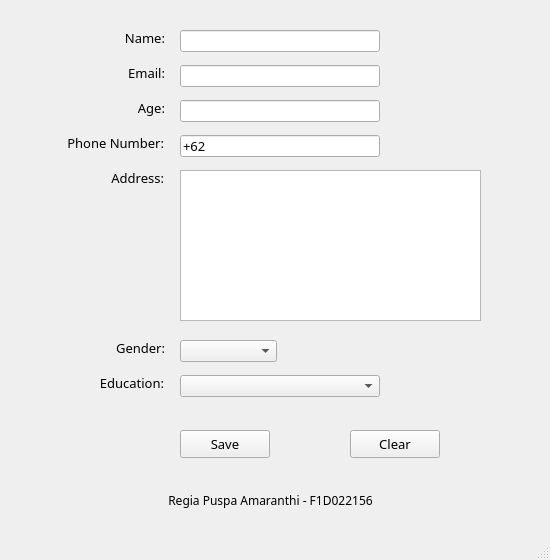
<?xml version="1.0" encoding="UTF-8"?>
<ui version="4.0">
 <class>MainWindow</class>
 <widget class="QMainWindow" name="MainWindow">
  <property name="geometry">
   <rect>
    <x>0</x>
    <y>0</y>
    <width>550</width>
    <height>560</height>
   </rect>
  </property>
  <property name="minimumSize">
   <size>
    <width>0</width>
    <height>0</height>
   </size>
  </property>
  <property name="windowTitle">
   <string>Form Validation</string>
  </property>
  <widget class="QWidget" name="centralwidget">
   <widget class="QLabel" name="label_name">
    <property name="enabled">
     <bool>true</bool>
    </property>
    <property name="geometry">
     <rect>
      <x>110</x>
      <y>30</y>
      <width>55</width>
      <height>16</height>
     </rect>
    </property>
    <property name="font">
     <font>
      <family>Dubai</family>
      <pointsize>10</pointsize>
     </font>
    </property>
    <property name="text">
     <string>Name:</string>
    </property>
    <property name="alignment">
     <set>Qt::AlignRight|Qt::AlignTrailing|Qt::AlignVCenter</set>
    </property>
   </widget>
   <widget class="QLineEdit" name="input_name">
    <property name="geometry">
     <rect>
      <x>180</x>
      <y>30</y>
      <width>200</width>
      <height>22</height>
     </rect>
    </property>
    <property name="font">
     <font>
      <family>Dubai</family>
      <pointsize>10</pointsize>
     </font>
    </property>
    <property name="text">
     <string/>
    </property>
   </widget>
   <widget class="QLabel" name="label_email">
    <property name="enabled">
     <bool>true</bool>
    </property>
    <property name="geometry">
     <rect>
      <x>110</x>
      <y>65</y>
      <width>55</width>
      <height>16</height>
     </rect>
    </property>
    <property name="font">
     <font>
      <family>Dubai</family>
      <pointsize>10</pointsize>
     </font>
    </property>
    <property name="text">
     <string>Email:</string>
    </property>
    <property name="alignment">
     <set>Qt::AlignRight|Qt::AlignTrailing|Qt::AlignVCenter</set>
    </property>
   </widget>
   <widget class="QLineEdit" name="input_email">
    <property name="geometry">
     <rect>
      <x>180</x>
      <y>65</y>
      <width>200</width>
      <height>22</height>
     </rect>
    </property>
    <property name="font">
     <font>
      <family>Dubai</family>
      <pointsize>10</pointsize>
     </font>
    </property>
   </widget>
   <widget class="QLabel" name="label_age">
    <property name="enabled">
     <bool>true</bool>
    </property>
    <property name="geometry">
     <rect>
      <x>110</x>
      <y>100</y>
      <width>55</width>
      <height>16</height>
     </rect>
    </property>
    <property name="font">
     <font>
      <family>Dubai</family>
      <pointsize>10</pointsize>
     </font>
    </property>
    <property name="text">
     <string>Age:</string>
    </property>
    <property name="alignment">
     <set>Qt::AlignRight|Qt::AlignTrailing|Qt::AlignVCenter</set>
    </property>
   </widget>
   <widget class="QLineEdit" name="input_age">
    <property name="geometry">
     <rect>
      <x>180</x>
      <y>100</y>
      <width>200</width>
      <height>22</height>
     </rect>
    </property>
    <property name="font">
     <font>
      <family>Dubai</family>
      <pointsize>10</pointsize>
     </font>
    </property>
   </widget>
   <widget class="QLabel" name="label_phone">
    <property name="enabled">
     <bool>true</bool>
    </property>
    <property name="geometry">
     <rect>
      <x>43</x>
      <y>135</y>
      <width>121</width>
      <height>16</height>
     </rect>
    </property>
    <property name="font">
     <font>
      <family>Dubai</family>
      <pointsize>10</pointsize>
     </font>
    </property>
    <property name="text">
     <string>Phone Number:</string>
    </property>
    <property name="alignment">
     <set>Qt::AlignRight|Qt::AlignTrailing|Qt::AlignVCenter</set>
    </property>
   </widget>
   <widget class="QLineEdit" name="input_phone">
    <property name="geometry">
     <rect>
      <x>180</x>
      <y>135</y>
      <width>200</width>
      <height>22</height>
     </rect>
    </property>
    <property name="font">
     <font>
      <family>Dubai</family>
      <pointsize>10</pointsize>
     </font>
    </property>
    <property name="inputMask">
     <string>+62 000 0000 0000</string>
    </property>
    <property name="text">
     <string>+62   </string>
    </property>
    <property name="maxLength">
     <number>17</number>
    </property>
   </widget>
   <widget class="QLabel" name="label_address">
    <property name="enabled">
     <bool>true</bool>
    </property>
    <property name="geometry">
     <rect>
      <x>93</x>
      <y>170</y>
      <width>71</width>
      <height>16</height>
     </rect>
    </property>
    <property name="font">
     <font>
      <family>Dubai</family>
      <pointsize>10</pointsize>
     </font>
    </property>
    <property name="text">
     <string>Address:</string>
    </property>
    <property name="alignment">
     <set>Qt::AlignRight|Qt::AlignTrailing|Qt::AlignVCenter</set>
    </property>
   </widget>
   <widget class="QLabel" name="label_gender">
    <property name="enabled">
     <bool>true</bool>
    </property>
    <property name="geometry">
     <rect>
      <x>110</x>
      <y>340</y>
      <width>55</width>
      <height>16</height>
     </rect>
    </property>
    <property name="font">
     <font>
      <family>Dubai</family>
      <pointsize>10</pointsize>
     </font>
    </property>
    <property name="text">
     <string>Gender:</string>
    </property>
    <property name="alignment">
     <set>Qt::AlignRight|Qt::AlignTrailing|Qt::AlignVCenter</set>
    </property>
   </widget>
   <widget class="QComboBox" name="combo_gender">
    <property name="geometry">
     <rect>
      <x>180</x>
      <y>340</y>
      <width>97</width>
      <height>22</height>
     </rect>
    </property>
    <property name="font">
     <font>
      <family>Dubai</family>
      <pointsize>10</pointsize>
     </font>
    </property>
    <item>
     <property name="text">
      <string/>
     </property>
    </item>
    <item>
     <property name="text">
      <string>Male</string>
     </property>
    </item>
    <item>
     <property name="text">
      <string>Female</string>
     </property>
    </item>
   </widget>
   <widget class="QLabel" name="label_education">
    <property name="enabled">
     <bool>true</bool>
    </property>
    <property name="geometry">
     <rect>
      <x>83</x>
      <y>375</y>
      <width>81</width>
      <height>16</height>
     </rect>
    </property>
    <property name="font">
     <font>
      <family>Dubai</family>
      <pointsize>10</pointsize>
     </font>
    </property>
    <property name="text">
     <string>Education:</string>
    </property>
    <property name="alignment">
     <set>Qt::AlignRight|Qt::AlignTrailing|Qt::AlignVCenter</set>
    </property>
   </widget>
   <widget class="QComboBox" name="combo_education">
    <property name="geometry">
     <rect>
      <x>180</x>
      <y>375</y>
      <width>200</width>
      <height>22</height>
     </rect>
    </property>
    <property name="font">
     <font>
      <family>Dubai</family>
      <pointsize>10</pointsize>
     </font>
    </property>
    <item>
     <property name="text">
      <string/>
     </property>
    </item>
    <item>
     <property name="text">
      <string>Elementary School</string>
     </property>
    </item>
    <item>
     <property name="text">
      <string>Junior High School</string>
     </property>
    </item>
    <item>
     <property name="text">
      <string>Senior High School</string>
     </property>
    </item>
    <item>
     <property name="text">
      <string>Diploma</string>
     </property>
    </item>
    <item>
     <property name="text">
      <string>Bachelor's Degree</string>
     </property>
    </item>
    <item>
     <property name="text">
      <string>Master's Degree</string>
     </property>
    </item>
    <item>
     <property name="text">
      <string>Doctoral Degree</string>
     </property>
    </item>
   </widget>
   <widget class="QTextEdit" name="input_address">
    <property name="geometry">
     <rect>
      <x>180</x>
      <y>170</y>
      <width>301</width>
      <height>151</height>
     </rect>
    </property>
    <property name="font">
     <font>
      <family>Dubai</family>
      <pointsize>10</pointsize>
     </font>
    </property>
   </widget>
   <widget class="QPushButton" name="btn_save">
    <property name="geometry">
     <rect>
      <x>180</x>
      <y>430</y>
      <width>90</width>
      <height>28</height>
     </rect>
    </property>
    <property name="font">
     <font>
      <family>Dubai</family>
      <pointsize>10</pointsize>
     </font>
    </property>
    <property name="text">
     <string>Save</string>
    </property>
   </widget>
   <widget class="QPushButton" name="btn_clear">
    <property name="geometry">
     <rect>
      <x>350</x>
      <y>430</y>
      <width>90</width>
      <height>28</height>
     </rect>
    </property>
    <property name="font">
     <font>
      <family>Dubai</family>
      <pointsize>10</pointsize>
     </font>
    </property>
    <property name="text">
     <string>Clear</string>
    </property>
   </widget>
   <widget class="QLabel" name="label_footer">
    <property name="enabled">
     <bool>true</bool>
    </property>
    <property name="geometry">
     <rect>
      <x>130</x>
      <y>490</y>
      <width>281</width>
      <height>20</height>
     </rect>
    </property>
    <property name="font">
     <font>
      <family>Dubai</family>
      <pointsize>9</pointsize>
     </font>
    </property>
    <property name="text">
     <string>Regia Puspa Amaranthi - F1D022156</string>
    </property>
    <property name="alignment">
     <set>Qt::AlignCenter</set>
    </property>
   </widget>
  </widget>
  <widget class="QMenuBar" name="menubar">
   <property name="geometry">
    <rect>
     <x>0</x>
     <y>0</y>
     <width>550</width>
     <height>26</height>
    </rect>
   </property>
  </widget>
  <widget class="QStatusBar" name="statusbar"/>
 </widget>
 <resources/>
 <connections/>
</ui>
